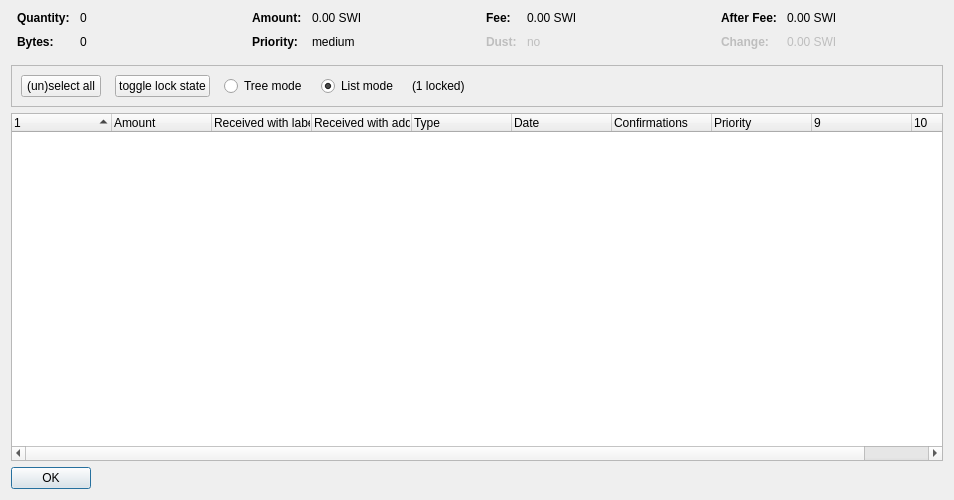
<?xml version="1.0" encoding="UTF-8"?>
<ui version="4.0">
 <class>CoinControlDialog</class>
 <widget class="QDialog" name="CoinControlDialog">
  <property name="geometry">
   <rect>
    <x>0</x>
    <y>0</y>
    <width>954</width>
    <height>500</height>
   </rect>
  </property>
  <property name="windowTitle">
   <string>Coin Selection</string>
  </property>
  <layout class="QVBoxLayout" name="verticalLayout">
   <item>
    <layout class="QHBoxLayout" name="horizontalLayoutTop" stretch="0,0,0,0">
     <property name="topMargin">
      <number>0</number>
     </property>
     <property name="bottomMargin">
      <number>10</number>
     </property>
     <item>
      <layout class="QFormLayout" name="formLayoutCoinControl1">
       <property name="horizontalSpacing">
        <number>10</number>
       </property>
       <property name="verticalSpacing">
        <number>10</number>
       </property>
       <property name="leftMargin">
        <number>6</number>
       </property>
       <property name="rightMargin">
        <number>6</number>
       </property>
       <item row="0" column="0">
        <widget class="QLabel" name="labelCoinControlQuantityText">
         <property name="font">
          <font>
           <weight>75</weight>
           <bold>true</bold>
          </font>
         </property>
         <property name="text">
          <string>Quantity:</string>
         </property>
        </widget>
       </item>
       <item row="0" column="1">
        <widget class="QLabel" name="labelCoinControlQuantity">
         <property name="cursor">
          <cursorShape>IBeamCursor</cursorShape>
         </property>
         <property name="contextMenuPolicy">
          <enum>Qt::ActionsContextMenu</enum>
         </property>
         <property name="text">
          <string notr="true">0</string>
         </property>
         <property name="textInteractionFlags">
          <set>Qt::LinksAccessibleByMouse|Qt::TextSelectableByKeyboard|Qt::TextSelectableByMouse</set>
         </property>
        </widget>
       </item>
       <item row="1" column="0">
        <widget class="QLabel" name="labelCoinControlBytesText">
         <property name="font">
          <font>
           <weight>75</weight>
           <bold>true</bold>
          </font>
         </property>
         <property name="text">
          <string>Bytes:</string>
         </property>
        </widget>
       </item>
       <item row="1" column="1">
        <widget class="QLabel" name="labelCoinControlBytes">
         <property name="cursor">
          <cursorShape>IBeamCursor</cursorShape>
         </property>
         <property name="contextMenuPolicy">
          <enum>Qt::ActionsContextMenu</enum>
         </property>
         <property name="text">
          <string notr="true">0</string>
         </property>
         <property name="textInteractionFlags">
          <set>Qt::LinksAccessibleByMouse|Qt::TextSelectableByKeyboard|Qt::TextSelectableByMouse</set>
         </property>
        </widget>
       </item>
      </layout>
     </item>
     <item>
      <layout class="QFormLayout" name="formLayoutCoinControl2">
       <property name="horizontalSpacing">
        <number>10</number>
       </property>
       <property name="verticalSpacing">
        <number>10</number>
       </property>
       <property name="leftMargin">
        <number>6</number>
       </property>
       <property name="rightMargin">
        <number>6</number>
       </property>
       <item row="0" column="0">
        <widget class="QLabel" name="labelCoinControlAmountText">
         <property name="font">
          <font>
           <weight>75</weight>
           <bold>true</bold>
          </font>
         </property>
         <property name="text">
          <string>Amount:</string>
         </property>
        </widget>
       </item>
       <item row="0" column="1">
        <widget class="QLabel" name="labelCoinControlAmount">
         <property name="cursor">
          <cursorShape>IBeamCursor</cursorShape>
         </property>
         <property name="contextMenuPolicy">
          <enum>Qt::ActionsContextMenu</enum>
         </property>
         <property name="text">
          <string notr="true">0.00 SWI</string>
         </property>
         <property name="textInteractionFlags">
          <set>Qt::LinksAccessibleByMouse|Qt::TextSelectableByKeyboard|Qt::TextSelectableByMouse</set>
         </property>
        </widget>
       </item>
       <item row="1" column="0">
        <widget class="QLabel" name="labelCoinControlPriorityText">
         <property name="font">
          <font>
           <weight>75</weight>
           <bold>true</bold>
          </font>
         </property>
         <property name="text">
          <string>Priority:</string>
         </property>
        </widget>
       </item>
       <item row="1" column="1">
        <widget class="QLabel" name="labelCoinControlPriority">
         <property name="cursor">
          <cursorShape>IBeamCursor</cursorShape>
         </property>
         <property name="contextMenuPolicy">
          <enum>Qt::ActionsContextMenu</enum>
         </property>
         <property name="text">
          <string>medium</string>
         </property>
         <property name="textInteractionFlags">
          <set>Qt::LinksAccessibleByMouse|Qt::TextSelectableByKeyboard|Qt::TextSelectableByMouse</set>
         </property>
        </widget>
       </item>
      </layout>
     </item>
     <item>
      <layout class="QFormLayout" name="formLayoutCoinControl3">
       <property name="horizontalSpacing">
        <number>10</number>
       </property>
       <property name="verticalSpacing">
        <number>10</number>
       </property>
       <property name="leftMargin">
        <number>6</number>
       </property>
       <property name="rightMargin">
        <number>6</number>
       </property>
       <item row="0" column="0">
        <widget class="QLabel" name="labelCoinControlFeeText">
         <property name="font">
          <font>
           <weight>75</weight>
           <bold>true</bold>
          </font>
         </property>
         <property name="text">
          <string>Fee:</string>
         </property>
        </widget>
       </item>
       <item row="0" column="1">
        <widget class="QLabel" name="labelCoinControlFee">
         <property name="cursor">
          <cursorShape>IBeamCursor</cursorShape>
         </property>
         <property name="contextMenuPolicy">
          <enum>Qt::ActionsContextMenu</enum>
         </property>
         <property name="text">
          <string notr="true">0.00 SWI</string>
         </property>
         <property name="textInteractionFlags">
          <set>Qt::LinksAccessibleByMouse|Qt::TextSelectableByKeyboard|Qt::TextSelectableByMouse</set>
         </property>
        </widget>
       </item>
       <item row="1" column="0">
        <widget class="QLabel" name="labelCoinControlLowOutputText">
         <property name="enabled">
          <bool>false</bool>
         </property>
         <property name="font">
          <font>
           <weight>75</weight>
           <bold>true</bold>
          </font>
         </property>
         <property name="text">
          <string>Dust:</string>
         </property>
        </widget>
       </item>
       <item row="1" column="1">
        <widget class="QLabel" name="labelCoinControlLowOutput">
         <property name="enabled">
          <bool>false</bool>
         </property>
         <property name="cursor">
          <cursorShape>IBeamCursor</cursorShape>
         </property>
         <property name="contextMenuPolicy">
          <enum>Qt::ActionsContextMenu</enum>
         </property>
         <property name="text">
          <string>no</string>
         </property>
         <property name="textInteractionFlags">
          <set>Qt::LinksAccessibleByMouse|Qt::TextSelectableByKeyboard|Qt::TextSelectableByMouse</set>
         </property>
        </widget>
       </item>
      </layout>
     </item>
     <item>
      <layout class="QFormLayout" name="formLayoutCoinControl4">
       <property name="horizontalSpacing">
        <number>10</number>
       </property>
       <property name="verticalSpacing">
        <number>10</number>
       </property>
       <property name="leftMargin">
        <number>6</number>
       </property>
       <property name="rightMargin">
        <number>6</number>
       </property>
       <item row="0" column="0">
        <widget class="QLabel" name="labelCoinControlAfterFeeText">
         <property name="font">
          <font>
           <weight>75</weight>
           <bold>true</bold>
          </font>
         </property>
         <property name="text">
          <string>After Fee:</string>
         </property>
        </widget>
       </item>
       <item row="0" column="1">
        <widget class="QLabel" name="labelCoinControlAfterFee">
         <property name="cursor">
          <cursorShape>IBeamCursor</cursorShape>
         </property>
         <property name="contextMenuPolicy">
          <enum>Qt::ActionsContextMenu</enum>
         </property>
         <property name="text">
          <string notr="true">0.00 SWI</string>
         </property>
         <property name="textInteractionFlags">
          <set>Qt::LinksAccessibleByMouse|Qt::TextSelectableByKeyboard|Qt::TextSelectableByMouse</set>
         </property>
        </widget>
       </item>
       <item row="1" column="0">
        <widget class="QLabel" name="labelCoinControlChangeText">
         <property name="enabled">
          <bool>false</bool>
         </property>
         <property name="font">
          <font>
           <weight>75</weight>
           <bold>true</bold>
          </font>
         </property>
         <property name="text">
          <string>Change:</string>
         </property>
        </widget>
       </item>
       <item row="1" column="1">
        <widget class="QLabel" name="labelCoinControlChange">
         <property name="enabled">
          <bool>false</bool>
         </property>
         <property name="cursor">
          <cursorShape>IBeamCursor</cursorShape>
         </property>
         <property name="contextMenuPolicy">
          <enum>Qt::ActionsContextMenu</enum>
         </property>
         <property name="text">
          <string notr="true">0.00 SWI</string>
         </property>
         <property name="textInteractionFlags">
          <set>Qt::LinksAccessibleByMouse|Qt::TextSelectableByKeyboard|Qt::TextSelectableByMouse</set>
         </property>
        </widget>
       </item>
      </layout>
     </item>
    </layout>
   </item>
   <item>
    <widget class="QFrame" name="frame">
     <property name="minimumSize">
      <size>
       <width>0</width>
       <height>40</height>
      </size>
     </property>
     <property name="frameShape">
      <enum>QFrame::StyledPanel</enum>
     </property>
     <property name="frameShadow">
      <enum>QFrame::Sunken</enum>
     </property>
     <layout class="QHBoxLayout" name="horizontalLayout">
      <item>
       <layout class="QHBoxLayout" name="horizontalLayoutPanel" stretch="0,0,0,0,0,0">
        <property name="spacing">
         <number>14</number>
        </property>
        <item>
         <widget class="QPushButton" name="pushButtonSelectAll">
          <property name="sizePolicy">
           <sizepolicy hsizetype="Maximum" vsizetype="Fixed">
            <horstretch>0</horstretch>
            <verstretch>0</verstretch>
           </sizepolicy>
          </property>
          <property name="text">
           <string>(un)select all</string>
          </property>
          <property name="autoDefault">
           <bool>false</bool>
          </property>
         </widget>
        </item>
        <item>
         <widget class="QPushButton" name="pushButtonToggleLock">
          <property name="sizePolicy">
           <sizepolicy hsizetype="Maximum" vsizetype="Fixed">
            <horstretch>0</horstretch>
            <verstretch>0</verstretch>
           </sizepolicy>
          </property>
          <property name="text">
           <string>toggle lock state</string>
          </property>
          <property name="autoDefault">
           <bool>false</bool>
          </property>
         </widget>
        </item>
        <item>
         <widget class="QRadioButton" name="radioTreeMode">
          <property name="sizePolicy">
           <sizepolicy hsizetype="Maximum" vsizetype="Fixed">
            <horstretch>0</horstretch>
            <verstretch>0</verstretch>
           </sizepolicy>
          </property>
          <property name="text">
           <string>Tree mode</string>
          </property>
         </widget>
        </item>
        <item>
         <widget class="QRadioButton" name="radioListMode">
          <property name="sizePolicy">
           <sizepolicy hsizetype="Maximum" vsizetype="Fixed">
            <horstretch>0</horstretch>
            <verstretch>0</verstretch>
           </sizepolicy>
          </property>
          <property name="text">
           <string>List mode</string>
          </property>
          <property name="checked">
           <bool>true</bool>
          </property>
         </widget>
        </item>
        <item>
         <widget class="QLabel" name="labelLocked">
          <property name="text">
           <string>(1 locked)</string>
          </property>
         </widget>
        </item>
        <item>
         <spacer name="horizontalSpacer">
          <property name="orientation">
           <enum>Qt::Horizontal</enum>
          </property>
          <property name="sizeHint" stdset="0">
           <size>
            <width>40</width>
            <height>20</height>
           </size>
          </property>
         </spacer>
        </item>
       </layout>
      </item>
     </layout>
    </widget>
   </item>
   <item>
    <widget class="CoinControlTreeWidget" name="treeWidget">
     <property name="contextMenuPolicy">
      <enum>Qt::CustomContextMenu</enum>
     </property>
     <property name="sortingEnabled">
      <bool>false</bool>
     </property>
     <property name="columnCount">
      <number>10</number>
     </property>
     <attribute name="headerShowSortIndicator" stdset="0">
      <bool>true</bool>
     </attribute>
     <attribute name="headerStretchLastSection">
      <bool>false</bool>
     </attribute>
     <column>
      <property name="text">
       <string/>
      </property>
     </column>
     <column>
      <property name="text">
       <string>Amount</string>
      </property>
     </column>
     <column>
      <property name="text">
       <string>Received with label</string>
      </property>
     </column>
     <column>
      <property name="text">
       <string>Received with address</string>
      </property>
     </column>
     <column>
      <property name="text">
       <string>Type</string>
      </property>
     </column>
     <column>
      <property name="text">
       <string>Date</string>
      </property>
     </column>
     <column>
      <property name="text">
       <string>Confirmations</string>
      </property>
      <property name="toolTip">
       <string>Confirmed</string>
      </property>
     </column>
     <column>
      <property name="text">
       <string>Priority</string>
      </property>
     </column>
     <column>
      <property name="text">
       <string/>
      </property>
     </column>
     <column>
      <property name="text">
       <string/>
      </property>
     </column>
    </widget>
   </item>
   <item>
    <widget class="QDialogButtonBox" name="buttonBox">
     <property name="sizePolicy">
      <sizepolicy hsizetype="Maximum" vsizetype="Fixed">
       <horstretch>0</horstretch>
       <verstretch>0</verstretch>
      </sizepolicy>
     </property>
     <property name="orientation">
      <enum>Qt::Horizontal</enum>
     </property>
     <property name="standardButtons">
      <set>QDialogButtonBox::Ok</set>
     </property>
    </widget>
   </item>
  </layout>
 </widget>
 <customwidgets>
  <customwidget>
   <class>CoinControlTreeWidget</class>
   <extends>QTreeWidget</extends>
   <header>coincontroltreewidget.h</header>
  </customwidget>
 </customwidgets>
 <resources/>
 <connections/>
</ui>
